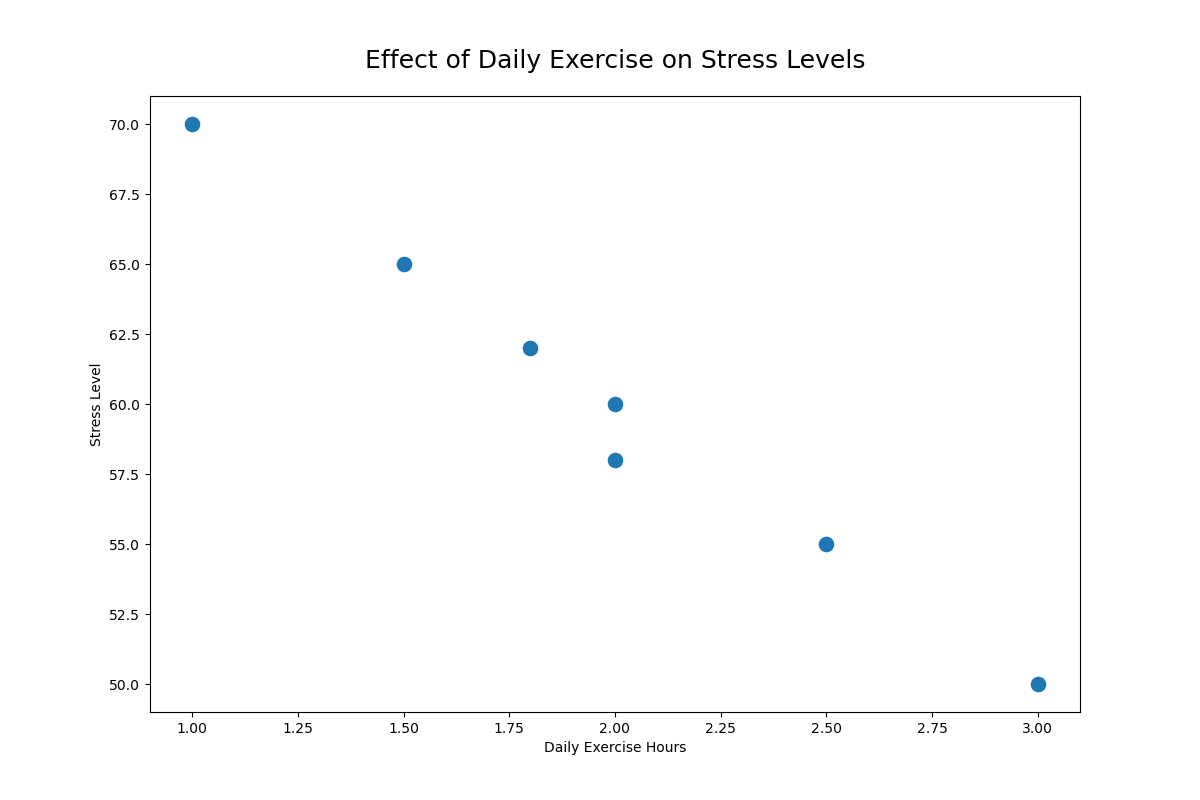

The Python source for this figure:

import pandas as pd
import seaborn as sns
import matplotlib.pyplot as plt

# Generate the data points
data = {
    'Day': ['Monday', 'Tuesday', 'Wednesday', 'Thursday', 'Friday', 'Saturday', 'Sunday'],
    'Daily Exercise Hours': [1.5, 2.0, 1.0, 2.5, 2.0, 3.0, 1.8],
    'Stress Level': [65, 60, 70, 55, 58, 50, 62]
}

# Create a DataFrame
df = pd.DataFrame(data)

# Initialize a seaborn scatterplot
plt.figure(figsize=(12, 8))
scatter = sns.scatterplot(
    x='Daily Exercise Hours',
    y='Stress Level',
    data=df,
    palette=['#ff0000', '#00ff00', '#0000ff', '#ffff00', '#ff00ff', '#00ffff', '#ff8800'],
    s=150  # Define the size of the points
)

# Set the title
scatter.set_title('Effect of Daily Exercise on Stress Levels', fontsize=18, pad=20)

# Show the plot
plt.show()
